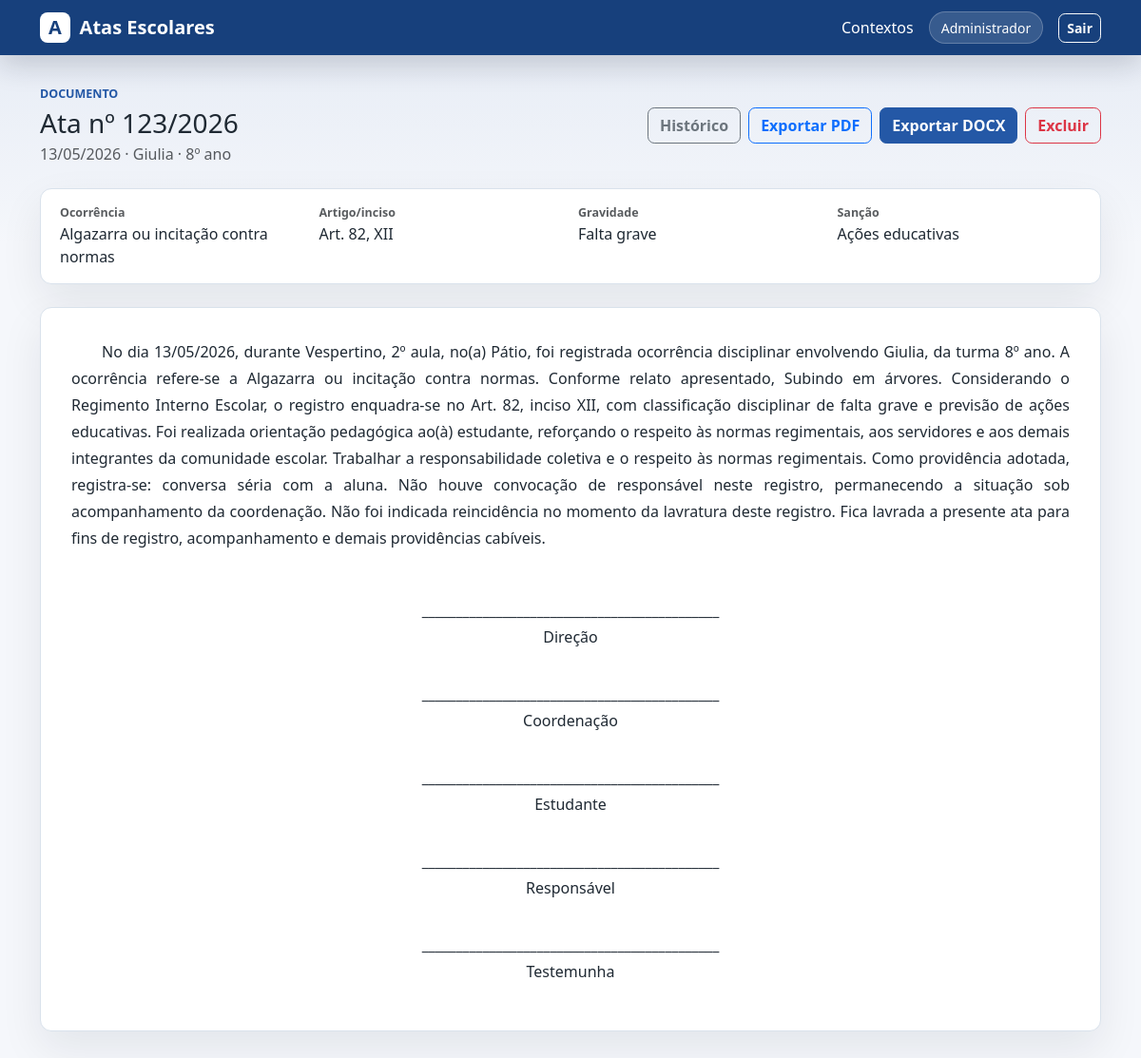
Before: /atas/1 (signed in) with the older database file.
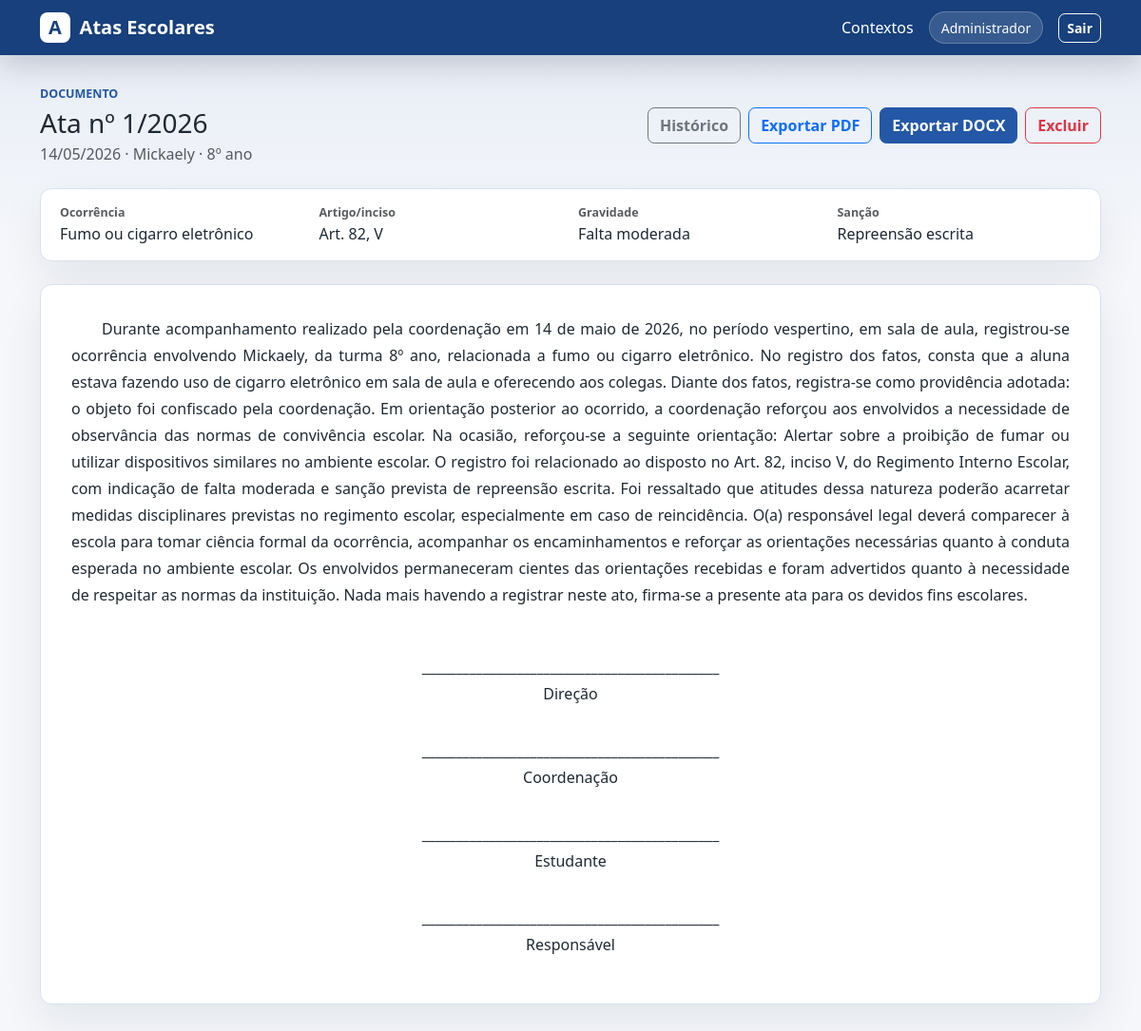
After: the same page with the newer database file.
### models.py (models this page shows)
class Ata(Base):
    __tablename__ = "atas"
    id = Column(Integer, primary_key=True, index=True)
    numero = Column(String(30), nullable=False)
    ano = Column(Integer, nullable=False)
    data_ocorrencia = Column(Date, nullable=False)
    periodo = Column(String(100), nullable=False)
    local = Column(String(150), nullable=False)
    alunos = Column(Text, nullable=False)
    turma = Column(String(80), nullable=False)
    tipo_ocorrencia = Column(String(180), nullable=False)
    relato_simples = Column(Text, nullable=False)
    providencias = Column(Text, nullable=False)
    responsavel_convocado = Column(Boolean, default=False)
    nome_responsavel = Column(String(180), nullable=True)
    reincidencia = Column(Boolean, default=False)
    artigo = Column(String(20), nullable=False)
    inciso = Column(String(20), nullable=False)
    gravidade = Column(String(80), nullable=False)
    sancao = Column(String(180), nullable=False)
    texto_gerado = Column(Text, nullable=False)
    assinaturas = Column(Text, nullable=False, default="")
    criado_em = Column(DateTime, default=datetime.utcnow, nullable=False)

### main.py (the view)
@app.get("/atas/{ata_id}")
def visualizar_ata(
    request: Request,
    ata_id: int,
    db: Session = Depends(get_db),
    user: Usuario = Depends(usuario_logado),
):
    ata = db.get(Ata, ata_id)
    if not ata:
        raise HTTPException(status_code=404, detail="Ata não encontrada")
    return templates.TemplateResponse(
        "visualizar_ata.html",
        {
            "request": request,
            "ata": ata,
            "assinaturas": desserializar_assinaturas(ata.assinaturas),
            "user": user,
        },
    )

### templates/visualizar_ata.html (shortened to what this page needs)
{% extends "base.html" %}
{% block content %}
<div class="d-flex flex-column flex-md-row justify-content-between gap-3 align-items-md-center mb-4">
  <div>
    <p class="section-kicker mb-1">Documento</p>
    <h1 class="h3 mb-1">Ata nº {{ ata.numero }}/{{ ata.ano }}</h1>
    <p class="text-muted mb-0">{{ ata.data_ocorrencia.strftime("%d/%m/%Y") }} · {{ ata.alunos }} · {{ ata.turma }}</p>
  </div>
  <div class="toolbar-actions">
    <a class="btn btn-outline-secondary" href="/">Histórico</a>
    <a class="btn btn-outline-primary" href="/atas/{{ ata.id }}/pdf">Exportar PDF</a>
    <a class="btn btn-primary" href="/atas/{{ ata.id }}/docx">Exportar DOCX</a>
    <form method="post" action="/atas/{{ ata.id }}/excluir" onsubmit="return confirm('Excluir definitivamente a ata nº {{ ata.numero }}/{{ ata.ano }}?');">
      <button class="btn btn-outline-danger" type="submit">Excluir</button>
    </form>
  </div>
</div>
<section class="detail-strip mb-4">
  <div class="row g-3">
    <div class="col-md-3"><span class="text-muted d-block">Ocorrência</span>{{ ata.tipo_ocorrencia }}</div>
    <div class="col-md-3"><span class="text-muted d-block">Artigo/inciso</span>Art. {{ ata.artigo }}, {{ ata.inciso }}</div>
    <div class="col-md-3"><span class="text-muted d-block">Gravidade</span>{{ ata.gravidade }}</div>
    <div class="col-md-3"><span class="text-muted d-block">Sanção</span>{{ ata.sancao }}</div>
  </div>
</section>
<article class="ata-document">
  {% for bloco in ata.texto_gerado.split("\n\n") %}
    <p>{{ bloco }}</p>
  {% endfor %}
  <div class="assinaturas">
    {% for assinatura in assinaturas %}
    <p>____________________________________________<br>{{ assinatura }}</p>
    {% endfor %}
  </div>
</article>
{% endblock %}

Changed rows visible on the page:
changed Ata "8º ano": numero "123" → "1"; data_ocorrencia "13/05/2026" → "14/05/2026"; alunos "Giulia" → "Mickaely"; tipo_ocorrencia "Algazarra ou incitação contra normas" → "Fumo ou cigarro eletrônico"; inciso "XII" → "V"; gravidade "Falta grave" → "Falta moderada"; sancao "Ações educativas" → "Repreensão escrita"; texto_gerado "No dia 13/05/2026, durante Vespertino, 2º aula, no(a) Pátio, foi registrada ocorrência disciplinar envolvendo Giulia, da turma 8º ano. A ocorrência refere-se a Algazarra ou incitação contra normas. Conforme relato apresentado, Subindo em árvores. Considerando o Regimento Interno Escolar, o registro enquadra-se no Art. 82, inciso XII, com classificação disciplinar de falta grave e previsão de ações educativas. Foi realizada orientação pedagógica ao(à) estudante, reforçando o respeito às normas regimentais, aos servidores e aos demais integrantes da comunidade escolar. Trabalhar a responsabilidade coletiva e o respeito às normas regimentais. Como providência adotada, registra-se: conversa…" → "Durante acompanhamento realizado pela coordenação em 14 de maio de 2026, no período vespertino, em sala de aula, registrou-se ocorrência envolvendo Mickaely, da turma 8º ano, relacionada a fumo ou cigarro eletrônico. No registro dos fatos, consta que a aluna estava fazendo uso de cigarro eletrônico em sala de aula e oferecendo aos colegas. Diante dos fatos, registra-se como providência adotada: o objeto foi confiscado pela coordenação. Em orientação posterior ao ocorrido, a coordenação reforçou aos envolvidos a necessidade de observância das normas de convivência escolar. Na ocasião, reforçou-se a seguinte orientação: Alertar sobre a proibição de fumar ou utilizar dispositivos similares no…"
Other visible differences:
list line gone: "____________________________________________ Testemunha"
